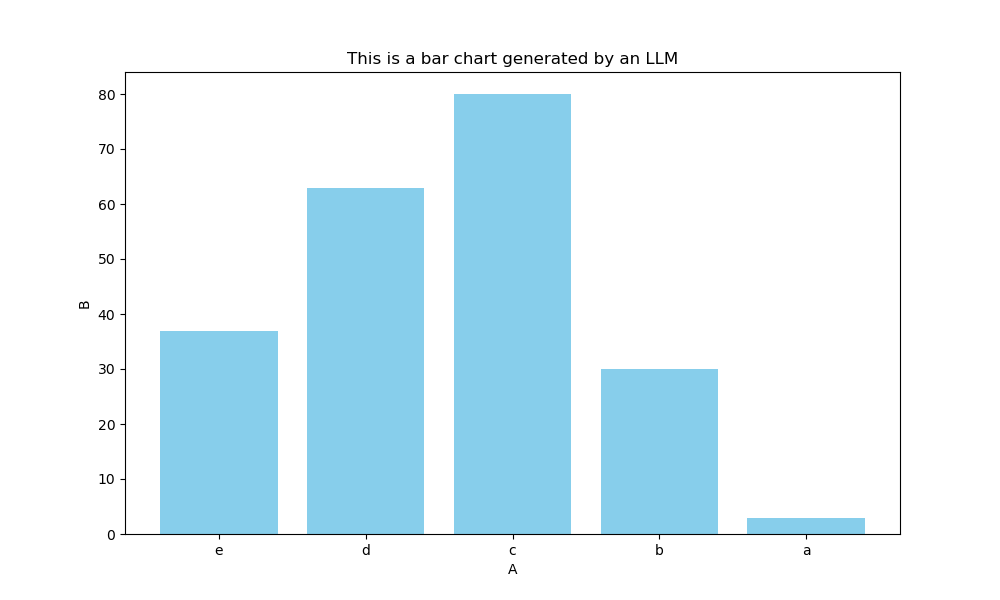

The script that drew this image:
import pandas as pd
import matplotlib.pyplot as plt

# Load data from CSV file
data = pd.read_csv('myfile.csv')

# Ensure the necessary columns are present
if 'A' not in data.columns or 'B' not in data.columns:
    raise ValueError("CSV file must contain columns 'A' and 'B'.")

# Create the bar chart
plt.figure(figsize=(10, 6))
plt.bar(data['A'], data['B'], color='skyblue')

# Add title and labels
plt.title("This is a bar chart generated by an LLM")
plt.xlabel('A')
plt.ylabel('B')

# Show the chart
plt.show()
